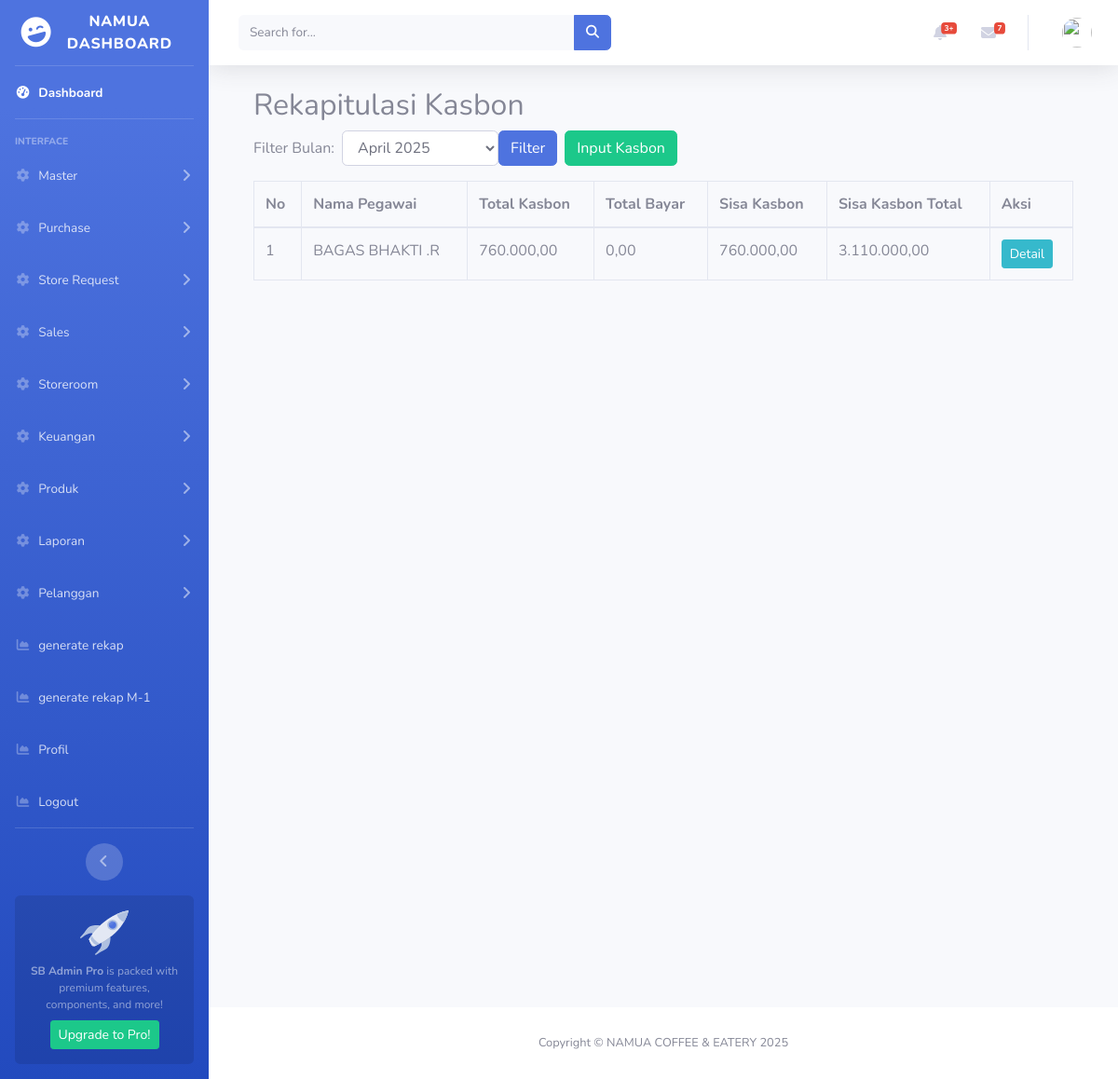
The page /index.php/kasbon on the database its author committed.
### tables this page shows
CREATE TABLE `abs_pegawai`  (
  `id` int(11) NOT NULL AUTO_INCREMENT,
  `nama` varchar(100) NOT NULL,
  `divisi_id` int(11) NOT NULL,
  `jabatan1_id` int(11) NOT NULL,
  `jabatan2_id` int(11) NULL DEFAULT NULL,
  `gaji_pokok` decimal(15, 2) NULL DEFAULT NULL,
  `gaji_per_jam` decimal(15, 2) NULL DEFAULT NULL,
  `tunjangan` decimal(15, 2) NULL DEFAULT NULL,
  `tanggal_kontrak_awal` date NULL DEFAULT NULL,
  `durasi_kontrak` int(11) NULL DEFAULT NULL,
  `tambahan_lain` decimal(15, 2) NULL DEFAULT NULL,
  `username` varchar(50) NOT NULL,
  `password` varchar(255) NOT NULL,
  `avatar` varchar(255) NULL DEFAULT NULL,
  `kode_user` varchar(20) NOT NULL DEFAULT 'pegawai',
  `tanggal_kontrak_akhir` date NULL DEFAULT NULL,
  `nomor_rekening` varchar(50) NULL DEFAULT NULL,
  `nama_bank_id` int(11) NULL DEFAULT NULL,
  `is_kasir` tinyint(1) NULL DEFAULT NULL,
  `created_at` datetime(0) NULL DEFAULT current_timestamp(0),
  `updated_at` datetime(0) NULL DEFAULT current_timestamp(0) ON UPDATE CURRENT_TIMESTAMP(0),
  PRIMARY KEY (`id`) USING BTREE,
  UNIQUE INDEX `username`(`username`) USING BTREE,
  INDEX `fk_divisi`(`divisi_id`) USING BTREE,
  INDEX `fk_jabatan1`(`jabatan1_id`) USING BTREE,
  INDEX `fk_jabatan2`(`jabatan2_id`) USING BTREE,
  INDEX `fk_bank_id`(`nama_bank_id`) USING BTREE,
  CONSTRAINT `abs_pegawai_ibfk_1` FOREIGN KEY (`divisi_id`) REFERENCES `abs_divisi` (`id`) ON DELETE RESTRICT ON UPDATE RESTRICT,
  CONSTRAINT `abs_pegawai_ibfk_2` FOREIGN KEY (`jabatan1_id`) REFERENCES `abs_jabatan` (`id`) ON DELETE RESTRICT ON UPDATE RESTRICT,
  CONSTRAINT `abs_pegawai_ibfk_3` FOREIGN KEY (`jabatan2_id`) REFERENCES `abs_jabatan` (`id`) ON DELETE RESTRICT ON UPDATE RESTRICT,
  CONSTRAINT `fk_bank_id` FOREIGN KEY (`nama_bank_id`) REFERENCES `abs_rekening_bank` (`id`) ON DELETE SET NULL ON UPDATE RESTRICT
);

### application/controllers/Kasbon.php (called while the page is built, shortened)
<?php
class Kasbon extends CI_Controller {
    public function __construct() {
        $this->load->model('Kasbon_model');
        $this->load->model('Pegawai_model');
    }
    public function index() {
        $data['title'] = 'Rekapitulasi Kasbon';
        $data['bulan'] = $this->input->get('bulan') ?? date('Y-m');
        $pegawai_ids = array_map(function($pegawai) {
            return $pegawai->id;
        }, $this->Pegawai_model->get_all_pegawai_except_admin());
        if (empty($pegawai_ids)) {
            $data['rekap_kasbon'] = [];
        } else {
            $data['rekap_kasbon'] = $this->Kasbon_model->get_rekap_kasbon($data['bulan'], $pegawai_ids);
        }
        $this->load->view('templates/header', $data);
        $this->load->view('kasbon/index', $data);
        $this->load->view('templates/footer');
    }
}

### index.php (called while the page is built, shortened)
<?php
require_once BASEPATH.'core/CodeIgniter.php';

### application/models/Pegawai_model.php (called while the page is built, shortened)
<?php
class Pegawai_model extends CI_Model {
    public function get_all_pegawai_except_admin() {
        $this->db->select('abs_pegawai.id, abs_pegawai.nama, abs_divisi.nama_divisi');
        $this->db->from('abs_pegawai');
        $this->db->join('abs_divisi', 'abs_divisi.id = abs_pegawai.divisi_id', 'left');
        $this->db->where('abs_pegawai.kode_user !=', 'admin');
        $this->db->order_by('abs_divisi.nama_divisi', 'ASC');
        $this->db->order_by('abs_pegawai.id', 'ASC');
        return $this->db->get()->result();
    }
}

### application/models/Kasbon_model.php (called while the page is built, shortened)
<?php
class Kasbon_model extends CI_Model {
public function get_rekap_kasbon($bulan) {
    $this->db->select('
        abs_pegawai.id,
        abs_pegawai.nama,
        COALESCE(SUM(CASE WHEN abs_kasbon.jenis = "kasbon" THEN abs_kasbon.nilai ELSE 0 END), 0) AS total_kasbon,
        COALESCE(SUM(CASE WHEN abs_kasbon.jenis = "bayar" THEN abs_kasbon.nilai ELSE 0 END), 0) AS total_bayar,
        (
            COALESCE(SUM(CASE WHEN abs_kasbon.jenis = "kasbon" THEN abs_kasbon.nilai ELSE 0 END), 0)
            - COALESCE(SUM(CASE WHEN abs_kasbon.jenis = "bayar" THEN abs_kasbon.nilai ELSE 0 END), 0)
        ) AS sisa_kasbon
    ');
    $this->db->from('abs_pegawai');
    $this->db->join('abs_kasbon', 'abs_kasbon.pegawai_id = abs_pegawai.id', 'left');
    $this->db->where('DATE_FORMAT(abs_kasbon.tanggal, "%Y-%m") =', $bulan);
    $this->db->group_by('abs_pegawai.id');
    $this->db->order_by('abs_pegawai.nama', 'ASC');
    return $this->db->get()->result();
}
    public function get_sisa_kasbon_total($pegawai_id) {
        $this->db->select('
            COALESCE(SUM(CASE WHEN jenis = "kasbon" THEN nilai ELSE 0 END), 0) AS total_kasbon,
            COALESCE(SUM(CASE WHEN jenis = "bayar" THEN nilai ELSE 0 END), 0) AS total_bayar');
        $this->db->from('abs_kasbon');
        $this->db->where('pegawai_id', $pegawai_id);
        return $this->db->get()->row();
    }
}

### application/views/kasbon/index.php (the view)
<div class="container mt-4">
    <h2><?= $title ?></h2>
    <form method="get" action="<?= site_url('kasbon/index') ?>" class="form-inline mb-3">
        <label for="bulan" class="mr-2">Filter Bulan:</label>
        <select name="bulan" id="bulan" class="form-control">
            <?php for ($i = 0; $i < 12; $i++):
                $month = date('Y-m', strtotime("-$i month"));
                $selected = ($bulan == $month) ? 'selected' : '';
            ?>
                <option value="<?= $month ?>" <?= $selected ?>>
                    <?= date('F Y', strtotime($month)) ?>
                </option>
            <?php endfor; ?>
        </select>
        <button type="submit" class="btn btn-primary">Filter</button>
        <a href="<?= site_url('kasbon/input') ?>" class="btn btn-success ml-2">Input Kasbon</a>
    </form>
    <table class="table table-bordered">
        <thead>
            <tr>
                <th>No</th>
                <th>Nama Pegawai</th>
                <th>Total Kasbon</th>
                <th>Total Bayar</th>
                <th>Sisa Kasbon</th>
                <th>Sisa Kasbon Total</th>
                <th>Aksi</th>
            </tr>
        </thead>
        <tbody>
            <?php foreach ($rekap_kasbon as $index => $kasbon): ?>
                <tr>
                    <td><?= $index + 1 ?></td>
                    <td><?= $kasbon->nama ?></td>
                    <td><?= number_format($kasbon->total_kasbon, 2, ',', '.') ?></td>
                    <td><?= number_format($kasbon->total_bayar, 2, ',', '.') ?></td>
                    <td><?= number_format($kasbon->sisa_kasbon, 2, ',', '.') ?></td>
                    <td><?= number_format($this->Kasbon_model->get_sisa_kasbon_total($kasbon->id)->total_kasbon - $this->Kasbon_model->get_sisa_kasbon_total($kasbon->id)->total_bayar, 2, ',', '.') ?></td>
                    <td>
                    <a href="<?= site_url('kasbon/detail/' . $kasbon->id . '?bulan=' . $bulan) ?>" class="btn btn-info btn-sm">Detail</a>
                    </td>
                </tr>
            <?php endforeach; ?>
        </tbody>
    </table>
</div>

### rows shown on the page
abs_pegawai: nama "BAGAS BHAKTI .R", total_kasbon "760.000,00", total_bayar "0,00", sisa_kasbon "760.000,00", total_bayar "3.110.000,00"

### other values the page prints
$title "Rekapitulasi Kasbon"
form field bulan "April 2025"
